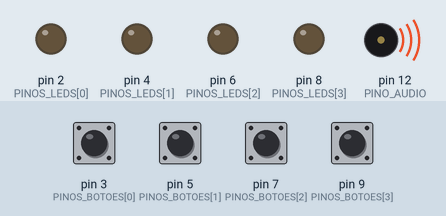
This sketch was run on a simulated Arduino Uno, built with avr-gcc and run on an emulated ATmega328P. Shown: output pins drawn as LEDs (lit = HIGH), buzzer (waves = sounding). The test bench sets the inputs (shaded band); at power-on: pin 3 (PINOS_BOTOES[0]), pin 5 (PINOS_BOTOES[1]), pin 7 (PINOS_BOTOES[2]), pin 9 (PINOS_BOTOES[3]) HIGH. Random numbers use the default seed unless the sketch sets one; what the sketch prints to the serial monitor is not drawn.

Above: at 4.2 s.
4.3 s: pin 3 (PINOS_BOTOES[0]) pulsed LOW 5 times (0.12 s each, 0.3 s apart)
At 4.9 s:
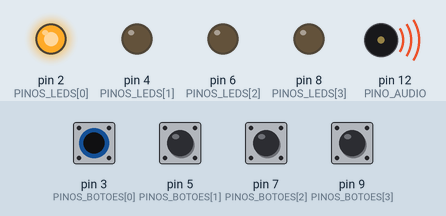
At 8.1 s:
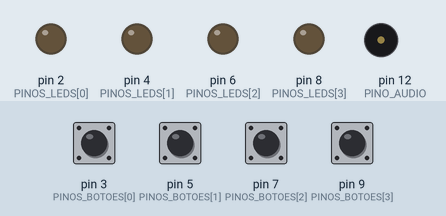
8.8 s: pin 5 (PINOS_BOTOES[1]) pulled LOW for 0.15 s
At 12.1 s:
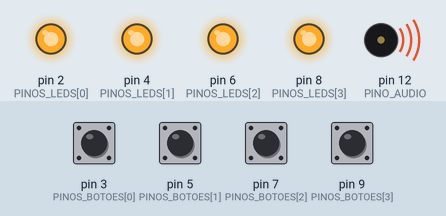
Timing chart, 0 to 14.8 s (numbered marks = the images above; inputs shaded):
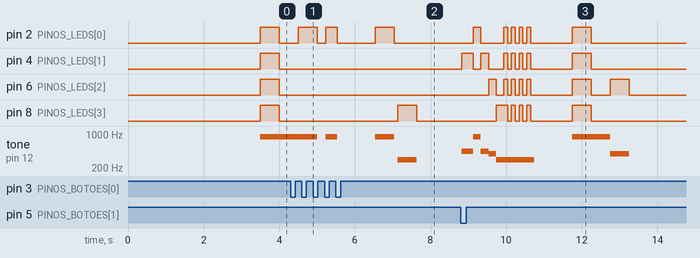

Measured:
- after the input at 4.3 s, pin 8 (PINOS_LEDS[3]): LOW → HIGH after 2.8 s, → LOW 0.50 s later
- after the input at 8.8 s, pin 2 (PINOS_LEDS[0]): goes HIGH 0.20 s, LOW 0.61 s, 3 × (HIGH 0.10 s, LOW 0.10 s), HIGH 0.10 s, LOW 1.1 s, HIGH 0.50 s, then LOW, starting after 0.33 s; pin 4 (PINOS_LEDS[1]): LOW → HIGH at once, → LOW 0.30 s later, → HIGH 0.20 s later, → LOW 0.20 s later, … (14 changes in this stretch)
- by itself, tone on pin 12 (PINO_AUDIO): plays 880 Hz for 0.30 s, 880 Hz for 0.50 s, 294 Hz for 0.50 s

The sketch:

genius.ino
```cpp
/*
 * Genius — modo standalone + ponte serial para o cliente pygame.
 *
 * Protocolo (ASCII, uma linha por comando, 115200 8N1):
 *   Arduino -> PC : READY, OK REMOTO, OK STANDALONE, B0..B3
 *   PC -> Arduino : M1 (modo remoto), M0 (standalone), A (tudo off)
 *                   L<i>,<ms> (LED), T<i>,<ms> (tom); duração 0 desliga
 *
 * No boot o sketch espera 3,5 s por M1. Se ninguém falar com ele, começa
 * o jogo standalone. M1 interrompe o standalone a qualquer momento.
 */

#include <stdlib.h>
#include <string.h>

// ---------------- pinos e tons ----------------
const uint8_t PINO_AUDIO = 12;
const uint8_t PINOS_LEDS[4] = {2, 4, 6, 8};
const uint8_t PINOS_BOTOES[4] = {3, 5, 7, 9};
const int TONS[4] = {880, 440, 392, 294};

const unsigned long ESPERA_SERIAL_MS = 3500;
const unsigned long DEBOUNCE_MS = 25;

// ---------------- estado ----------------
enum Modo { MODO_AGUARDANDO, MODO_REMOTO, MODO_STANDALONE };
Modo modo = MODO_AGUARDANDO;
unsigned long inicioAguardando = 0;

// jogo standalone
int sequencia[100];
int rodada_atual = 0;
int passo_atual = 0;
bool perdeu_o_jogo = false;

// botões com debounce
bool leituraAnterior[4] = {HIGH, HIGH, HIGH, HIGH};
bool estadoBotoes[4] = {HIGH, HIGH, HIGH, HIGH};
unsigned long mudancaBotoes[4] = {0, 0, 0, 0};
int botao_evento = -1;

// saídas comandadas pelo PC
bool ledAceso[4] = {false, false, false, false};
unsigned long ledApagaEm[4] = {0, 0, 0, 0};
bool tomAtivo = false;
unsigned long tomApagaEm = 0;

// linha serial
char bufferSerial[32];
uint8_t tamanhoBuffer = 0;

// ---------------- protótipos ----------------
void atualizarBotoes();
void processarSerial();
void executarComando(char *comando);
void entrarRemoto();
void iniciarStandalone();
void desligarTudo();
void acenderLed(uint8_t indice, unsigned long duracao);
void tocarTom(uint8_t indice, unsigned long duracao);
void atualizarSaidasRemotas();
bool delayJogo(unsigned long ms);
void executarJogoStandalone();
void reiniciarJogo();
void proximaRodada();
bool reproduzirSequencia();
bool aguardarJogador();
int consumirBotao();
bool gameOver();
bool tocarSomDeInicio();

// ---------------- setup / loop ----------------
void setup() {
  for (uint8_t i = 0; i < 4; i++) {
    pinMode(PINOS_LEDS[i], OUTPUT);
    digitalWrite(PINOS_LEDS[i], LOW);
  }
  for (uint8_t i = 0; i < 4; i++) {
    pinMode(PINOS_BOTOES[i], INPUT_PULLUP);
  }
  pinMode(PINO_AUDIO, OUTPUT);
  digitalWrite(PINO_AUDIO, LOW);

  Serial.begin(115200);
  randomSeed(analogRead(0));
  inicioAguardando = millis();
  Serial.println(F("READY"));
}

void loop() {
  atualizarBotoes();
  processarSerial();

  switch (modo) {
    case MODO_AGUARDANDO:
      if (millis() - inicioAguardando >= ESPERA_SERIAL_MS) {
        iniciarStandalone();
      }
      break;

    case MODO_REMOTO:
      atualizarSaidasRemotas();
      break;

    case MODO_STANDALONE:
      executarJogoStandalone();
      break;
  }
}

// ---------------- botões e serial ----------------
void atualizarBotoes() {
  unsigned long agora = millis();
  for (uint8_t i = 0; i < 4; i++) {
    bool leitura = digitalRead(PINOS_BOTOES[i]);
    if (leitura != leituraAnterior[i]) {
      leituraAnterior[i] = leitura;
      mudancaBotoes[i] = agora;
    }
    if ((agora - mudancaBotoes[i]) >= DEBOUNCE_MS &&
        leitura != estadoBotoes[i]) {
      estadoBotoes[i] = leitura;
      if (leitura == LOW) {
        if (modo == MODO_REMOTO) {
          Serial.print(F("B"));
          Serial.println(i);
        } else if (modo == MODO_STANDALONE) {
          botao_evento = i;
        }
      }
    }
  }
}

void processarSerial() {
  while (Serial.available() > 0) {
    char c = Serial.read();
    if (c == '\n') {
      bufferSerial[tamanhoBuffer] = '\0';
      if (tamanhoBuffer > 0) {
        executarComando(bufferSerial);
      }
      tamanhoBuffer = 0;
    } else if (c != '\r') {
      if (tamanhoBuffer < sizeof(bufferSerial) - 1) {
        bufferSerial[tamanhoBuffer++] = c;
      } else {
        tamanhoBuffer = 0;  // linha longa: descarta
      }
    }
  }
}

void executarComando(char *comando) {
  if (comando[0] == 'M') {
    if (comando[1] == '1') {
      if (modo != MODO_REMOTO) {
        entrarRemoto();
      } else {
        Serial.println(F("OK REMOTO"));
      }
    } else if (comando[1] == '0') {
      if (modo != MODO_STANDALONE) {
        iniciarStandalone();
      } else {
        Serial.println(F("OK STANDALONE"));
      }
    }
    return;
  }

  if (comando[0] == 'P') {
    Serial.println(F("PONG"));
    return;
  }

  if (modo != MODO_REMOTO) {
    return;
  }
  if (comando[0] == 'A') {
    desligarTudo();
    return;
  }
  if ((comando[0] == 'L' || comando[0] == 'T') && comando[2] == ',') {
    int indice = comando[1] - '0';
    if (indice < 0 || indice > 3) {
      return;
    }
    unsigned long duracao = strtoul(comando + 3, NULL, 10);
    if (comando[0] == 'L') {
      acenderLed((uint8_t)indice, duracao);
    } else {
      tocarTom((uint8_t)indice, duracao);
    }
  }
}

// ---------------- modos ----------------
void entrarRemoto() {
  desligarTudo();
  botao_evento = -1;
  modo = MODO_REMOTO;
  Serial.println(F("OK REMOTO"));
}

void iniciarStandalone() {
  desligarTudo();
  reiniciarJogo();
  modo = MODO_STANDALONE;
  Serial.println(F("OK STANDALONE"));
}

void desligarTudo() {
  for (uint8_t i = 0; i < 4; i++) {
    digitalWrite(PINOS_LEDS[i], LOW);
    ledAceso[i] = false;
  }
  noTone(PINO_AUDIO);
  tomAtivo = false;
}

void acenderLed(uint8_t indice, unsigned long duracao) {
  if (duracao == 0) {
    digitalWrite(PINOS_LEDS[indice], LOW);
    ledAceso[indice] = false;
    return;
  }
  digitalWrite(PINOS_LEDS[indice], HIGH);
  ledAceso[indice] = true;
  ledApagaEm[indice] = millis() + duracao;
}

void tocarTom(uint8_t indice, unsigned long duracao) {
  if (duracao == 0) {
    noTone(PINO_AUDIO);
    tomAtivo = false;
    return;
  }
  tone(PINO_AUDIO, TONS[indice]);
  tomAtivo = true;
  tomApagaEm = millis() + duracao;
}

void atualizarSaidasRemotas() {
  unsigned long agora = millis();
  for (uint8_t i = 0; i < 4; i++) {
    if (ledAceso[i] && (long)(agora - ledApagaEm[i]) >= 0) {
      digitalWrite(PINOS_LEDS[i], LOW);
      ledAceso[i] = false;
    }
  }
  if (tomAtivo && (long)(agora - tomApagaEm) >= 0) {
    noTone(PINO_AUDIO);
    tomAtivo = false;
  }
}

// Espera em fatias curtas para continuar ouvindo o PC (M1/M0).
bool delayJogo(unsigned long ms) {
  unsigned long inicio = millis();
  while (millis() - inicio < ms) {
    atualizarBotoes();
    processarSerial();
    if (modo != MODO_STANDALONE) {
      return false;
    }
    delay(5);
  }
  return true;
}

int consumirBotao() {
  int indice = botao_evento;
  botao_evento = -1;
  return indice;
}

// ---------------- jogo standalone ----------------
void executarJogoStandalone() {
  if (perdeu_o_jogo) {
    reiniciarJogo();
  }
  if (rodada_atual == 0) {
    if (!tocarSomDeInicio()) {
      return;
    }
  }
  proximaRodada();
  if (!reproduzirSequencia()) {
    return;
  }
  if (!aguardarJogador()) {
    return;
  }
  delayJogo(1000);
}

void reiniciarJogo() {
  memset(sequencia, 0, sizeof(sequencia));
  rodada_atual = 0;
  passo_atual = 0;
  perdeu_o_jogo = false;
  botao_evento = -1;
}

void proximaRodada() {
  if (rodada_atual >= 100) {
    reiniciarJogo();
  }
  sequencia[rodada_atual++] = random(0, 4);
}

bool reproduzirSequencia() {
  for (int i = 0; i < rodada_atual; i++) {
    int indice = sequencia[i];
    tone(PINO_AUDIO, TONS[indice]);
    digitalWrite(PINOS_LEDS[indice], HIGH);
    if (!delayJogo(500)) {
      desligarTudo();
      return false;
    }
    noTone(PINO_AUDIO);
    digitalWrite(PINOS_LEDS[indice], LOW);
    if (!delayJogo(100)) {
      desligarTudo();
      return false;
    }
  }
  noTone(PINO_AUDIO);
  return true;
}

bool aguardarJogador() {
  for (int i = 0; i < rodada_atual; i++) {
    botao_evento = -1;
    int indice = -1;
    while (indice < 0) {
      atualizarBotoes();
      processarSerial();
      if (modo != MODO_STANDALONE) {
        return false;
      }
      indice = consumirBotao();
      if (indice < 0) {
        delay(5);
      }
    }

    tone(PINO_AUDIO, TONS[indice]);
    digitalWrite(PINOS_LEDS[indice], HIGH);
    if (!delayJogo(300)) {
      desligarTudo();
      return false;
    }
    digitalWrite(PINOS_LEDS[indice], LOW);
    noTone(PINO_AUDIO);

    if (sequencia[passo_atual] != indice) {
      return gameOver();
    }
    passo_atual++;
  }
  passo_atual = 0;
  return true;
}

bool gameOver() {
  for (uint8_t i = 0; i < 4; i++) {
    tone(PINO_AUDIO, TONS[i]);
    digitalWrite(PINOS_LEDS[i], HIGH);
    if (!delayJogo(200)) {
      desligarTudo();
      return false;
    }
    digitalWrite(PINOS_LEDS[i], LOW);
    noTone(PINO_AUDIO);
  }

  tone(PINO_AUDIO, TONS[3]);
  for (uint8_t i = 0; i < 4; i++) {
    for (uint8_t p = 0; p < 4; p++) {
      digitalWrite(PINOS_LEDS[p], HIGH);
    }
    if (!delayJogo(100)) {
      desligarTudo();
      return false;
    }
    for (uint8_t p = 0; p < 4; p++) {
      digitalWrite(PINOS_LEDS[p], LOW);
    }
    if (!delayJogo(100)) {
      desligarTudo();
      return false;
    }
  }
  noTone(PINO_AUDIO);
  perdeu_o_jogo = true;
  return true;
}

bool tocarSomDeInicio() {
  tone(PINO_AUDIO, TONS[0]);
  for (uint8_t i = 0; i < 4; i++) {
    digitalWrite(PINOS_LEDS[i], HIGH);
  }
  if (!delayJogo(500)) {
    desligarTudo();
    return false;
  }
  for (uint8_t i = 0; i < 4; i++) {
    digitalWrite(PINOS_LEDS[i], LOW);
  }
  if (!delayJogo(500)) {
    desligarTudo();
    return false;
  }
  noTone(PINO_AUDIO);
  return true;
}
```
